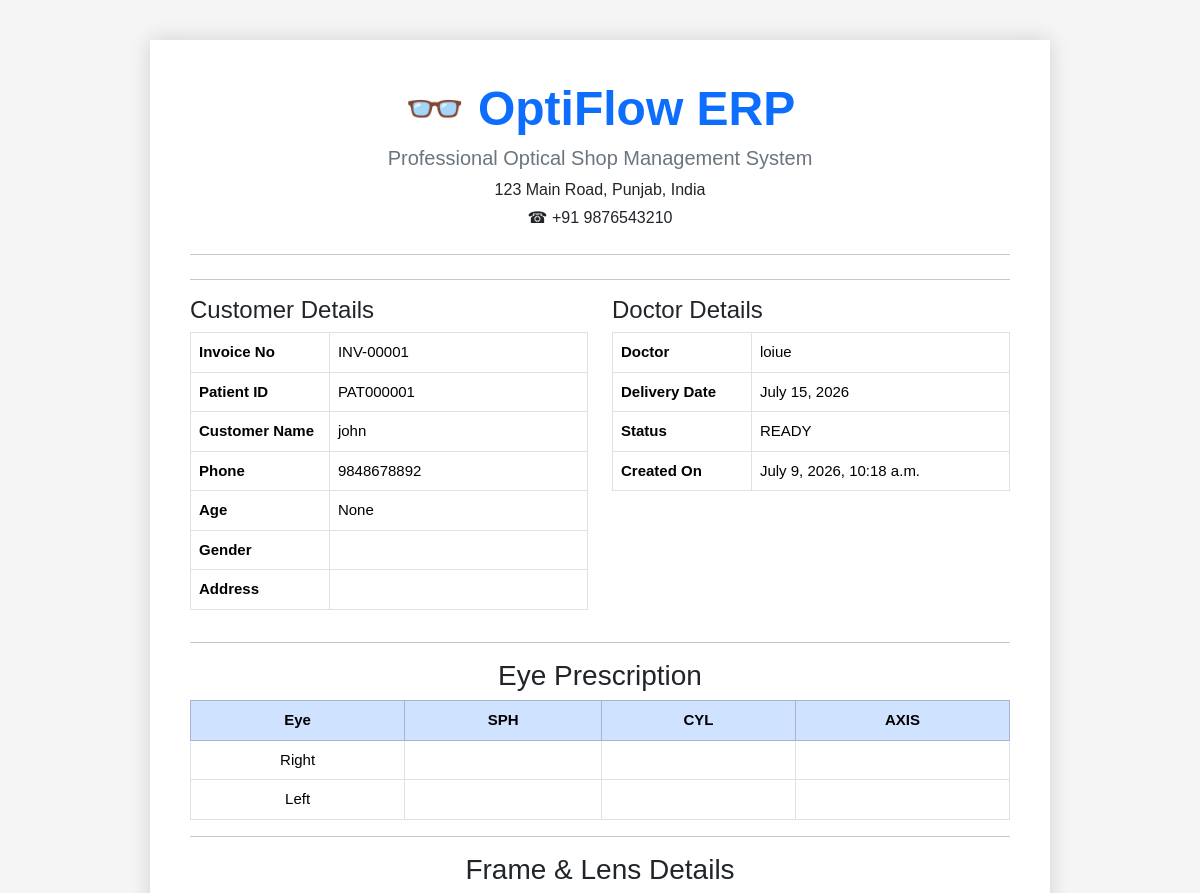
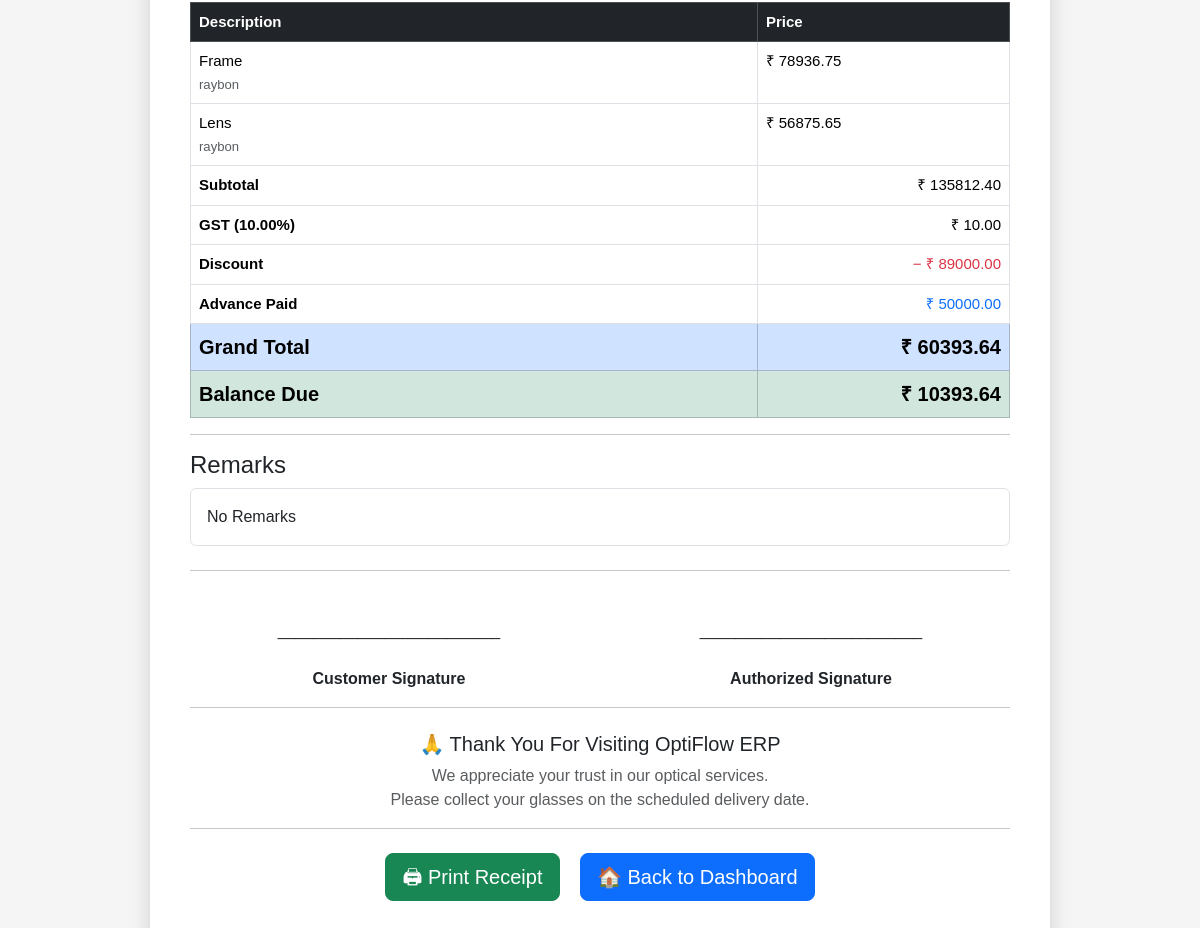
/dashboard/receipt/1/ (signed in), run on the app's committed database (2 pictures, top to bottom).
### orders/models.py (models this page shows, shortened)
class Order(models.Model):
    STATUS_CHOICES = [
        ("RECEIVED", "Received"),
        ("AT_LAB", "At Lab"),
        ("READY", "Ready"),
    ]
    GENDER_CHOICES = [
        ("Male", "Male"),
        ("Female", "Female"),
        ("Other", "Other"),
    ]
    patient_id = models.CharField(
        max_length=20,
        blank=True,
        null=True
    )
    customer_name = models.CharField(max_length=100)
    phone_number = models.CharField(max_length=15)
    address = models.TextField(
        blank=True,
        default=""
    )
    age = models.PositiveIntegerField(
        null=True,
        blank=True
    )
    gender = models.CharField(
        max_length=10,
        choices=GENDER_CHOICES,
        blank=True,
        default=""
    )
    doctor_name = models.CharField(
        max_length=100,
        blank=True,
        default=""
    )
    frame_details = models.CharField(max_length=100)
    lens_details = models.CharField(max_length=100)
    frame_price = models.DecimalField(
        max_digits=10,
        decimal_places=2,
        default=0
    )
    lens_price = models.DecimalField(
        max_digits=10,
        decimal_places=2,
        default=0
    )
    right_eye_sph = models.CharField(
        max_length=20,
        blank=True,
        default=""
    )
    right_eye_cyl = models.CharField(
        max_length=20,
        blank=True,
        default=""
    )
    right_eye_axis = models.CharField(
        max_length=20,
        blank=True,
        default=""
    )
    left_eye_sph = models.CharField(
        max_length=20,
        blank=True,
        default=""
    )
    left_eye_cyl = models.CharField(
        max_length=20,
        blank=True,
        default=""
    )
    left_eye_axis = models.CharField(
        max_length=20,
        blank=True,
        default=""
    )
    pd = models.CharField(
        max_length=20,
        blank=True,
        default=""
    )
    gst = models.DecimalField(
        max_digits=5,
        decimal_places=2,
        default=0,
        blank=True
    )
    discount = models.DecimalField(
        max_digits=10,
        decimal_places=2,
        default=0,
        blank=True
    )
    advance_paid = models.DecimalField(
        max_digits=10,
        decimal_places=2,
        default=0,
        blank=True
    )
    delivery_date = models.DateField(
        null=True,
        blank=True
    )
    remarks = models.TextField(
        blank=True,
        default=""
    )
    status = models.CharField(
        max_length=20,
        choices=STATUS_CHOICES,
        default="RECEIVED"
    )
    created_at = models.DateTimeField(
        auto_now_add=True
    )
    @property
    def total_price(self):
        subtotal = self.frame_price + self.lens_price
        gst_amount = subtotal * (self.gst / 100)
        return subtotal + gst_amount - self.discount
    @property
    def balance_due(self):
        return self.total_price - self.advance_paid

### orders/views.py (the view)
# urls.py: path("receipt/<int:id>/", views.receipt, name="receipt"),
@login_required(login_url="login")
def receipt(request, id):
    customer = get_object_or_404(Order, id=id)
    subtotal = customer.frame_price + customer.lens_price
    grand_total = customer.total_price
    balance_due = customer.balance_due
    context = {
        "customer": customer,
        "total": subtotal,
        "grand_total": grand_total,
        "balance_due": balance_due,
        "today": timezone.now(),
        "invoice_no": f"INV-{customer.id:05d}",
    }
    return render(
        request,
        "orders/receipt.html",
        context
    )

### orders/templates/orders/receipt.html (shortened to what this page needs)
<!DOCTYPE html>
<html lang="en">
<head>
<link href="https://cdn.jsdelivr.net/npm/bootstrap@5.3.3/dist/css/bootstrap.min.css"
      rel="stylesheet">
</head>
<body>
<div class="receipt">
<div class="company">
<h1 class="display-5 fw-bold">
👓 OptiFlow ERP
</h1>
<h5 class="text-secondary">
Professional Optical Shop Management System
</h5>
<p class="mb-1">
123 Main Road, Punjab, India
</p>
<p class="mb-0">
☎ +91 9876543210
</p>
</div>
<hr class="my-4">
<hr>
<div class="row">
<div class="col-md-6">
<h4>
Customer Details
</h4>
<table class="table table-bordered">
<tr>
<th width="35%">
Invoice No
</th>
<td>
INV-{{ customer.id|stringformat:"05d" }}
</td>
</tr>
<tr>
<th>
Patient ID
</th>
<td>
{{ customer.patient_id }}
</td>
</tr>
<tr>
<th>
Customer Name
</th>
<td>
{{ customer.customer_name }}
</td>
</tr>
<tr>
<th>
Phone
</th>
<td>
{{ customer.phone_number }}
</td>
</tr>
<tr>
<th>
Age
</th>
<td>
{{ customer.age }}
</td>
</tr>
<tr>
<th>
Gender
</th>
<td>
</td>
</tr>
<tr>
<th>
Address
</th>
<td>
</td>
</tr>
</table>
</div>
<div class="col-md-6">
<h4>
Doctor Details
</h4>
<table class="table table-bordered">
<tr>
<th width="35%">
Doctor
</th>
<td>
{{ customer.doctor_name }}
</td>
</tr>
<tr>
<th>
Delivery Date
</th>
<td>
{{ customer.delivery_date }}
</td>
</tr>
<tr>
<th>
Status
</th>
<td>
{{ customer.status }}
</td>
</tr>
<tr>
<th>
Created On
</th>
<td>
{{ customer.created_at }}
</td>
</tr>
</table>
</div>
</div>
<hr>
<h3 class="text-center">
Eye Prescription
</h3>
<table class="table table-bordered text-center">
<thead class="table-primary">
<tr>
<th>
Eye
</th>
<th>
SPH
</th>
<th>
CYL
</th>
<th>
AXIS
</th>
</tr>
</thead>
<tbody>
<tr>
<td>
Right
</td>
<td>
</td>
<td>
</td>
<td>
</td>
</tr>
<tr>
<td>
Left
</td>
<td>
</td>
<td>
</td>
<td>
</td>
</tr>
</tbody>
</table>
<hr>
<h3 class="text-center">
Frame & Lens Details
</h3>
<table class="table table-bordered">
<thead class="table-dark">
<tr>
<th width="45%">
Description
</th>
<th width="20%">
Price
</th>
</tr>
</thead>
<tbody>
<tr>
<td>
Frame
<br>
<small class="text-muted">
{{ customer.frame_details }}
</small>
</td>
<td>
₹ {{ customer.frame_price }}
</td>
</tr>
<tr>
<td>
Lens
<br>
<small class="text-muted">
{{ customer.lens_details }}
</small>
</td>
<td>
₹ {{ customer.lens_price }}
</td>
</tr>
<tr>
<th>Subtotal</th>
<td class="text-end">
₹ {{ total|floatformat:2 }}
</td>
</tr>
<tr>
<th>GST ({{ customer.gst }}%)</th>
<td class="text-end">
₹ {{ customer.gst|floatformat:2 }}
</td>
</tr>
<tr>
<th>Discount</th>
<td class="text-end text-danger">
− ₹ {{ customer.discount|floatformat:2 }}
</td>
</tr>
<tr>
<th>Advance Paid</th>
<td class="text-end text-primary">
₹ {{ customer.advance_paid|floatformat:2 }}
</td>
</tr>
<tr class="table-primary">
<th class="fs-5">
Grand Total
</th>
<th class="text-end fs-5">
₹ {{ grand_total|floatformat:2 }}
</th>
</tr>
<tr class="table-success">
<th class="fs-5">
Balance Due
</th>
<th class="text-end fs-5">
₹ {{ balance_due|floatformat:2 }}
</th>
</tr>
</tbody>
</table>
<hr>
<h4>
Remarks
</h4>
<div class="border rounded p-3 mb-4">
{{ customer.remarks|default:"No Remarks" }}
</div>
<hr>
<div class="row mt-5">
    <div class="col-6 text-center">
        _________________________
        <br><br>
        <strong>Customer Signature</strong>
    </div>
    <div class="col-6 text-center">
        _________________________
        <br><br>
        <strong>Authorized Signature</strong>
    </div>
</div>
<hr>
<div class="text-center mt-4">
    <h5>
        🙏 Thank You For Visiting OptiFlow ERP
    </h5>
    <p class="text-muted">
        We appreciate your trust in our optical services.
        <br>
        Please collect your glasses on the scheduled delivery date.
    </p>
</div>
<hr>
<div class="text-center mt-4 mb-3 no-print">
    <button
        class="btn btn-success btn-lg me-3"
        onclick="window.print()">
        🖨 Print Receipt
    </button>
    <a href="{% url 'home' %}"
       class="btn btn-primary btn-lg">
        🏠 Back to Dashboard
    </a>
</div>
</div>
</body>
</html>

### orders/templates/orders/receipt.html (style rules this page uses)
body { background:#f5f5f5; font-family:Arial,sans-serif; }
.receipt { max-width:900px; margin:40px auto; background:white; padding:40px; box-shadow:0 0 20px rgba(0,0,0,.15); }
.company { text-align:center; margin-bottom:20px; }
.company h1 { color:#0d6efd; font-weight:bold; }
.company h5 { color:gray; }
table { font-size:15px; }

### data on the page
Order: id "00001", patient_id "PAT000001", customer_name "john", phone_number "9848678892", age "None", doctor_name "loiue", delivery_date "July 15, 2026", status "READY", created_at "July 9, 2026, 10:18 a.m.", frame_details "raybon", frame_price "78936.75", lens_details "raybon", lens_price "56875.65", gst "10.00", discount "89000.00", advance_paid "50000.00", remarks "No Remarks"

### other printed values
{{ total|floatformat:2 }} "135812.40"
{{ grand_total|floatformat:2 }} "60393.64"
{{ balance_due|floatformat:2 }} "10393.64"
